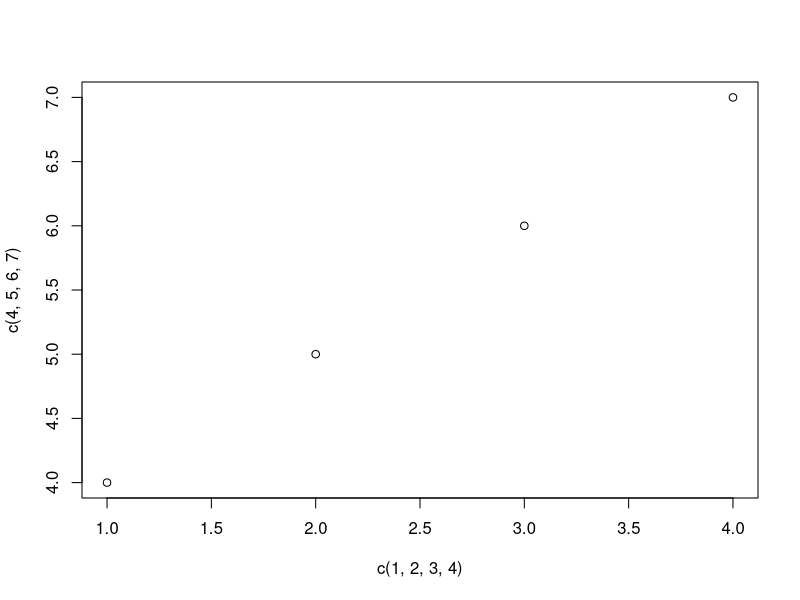
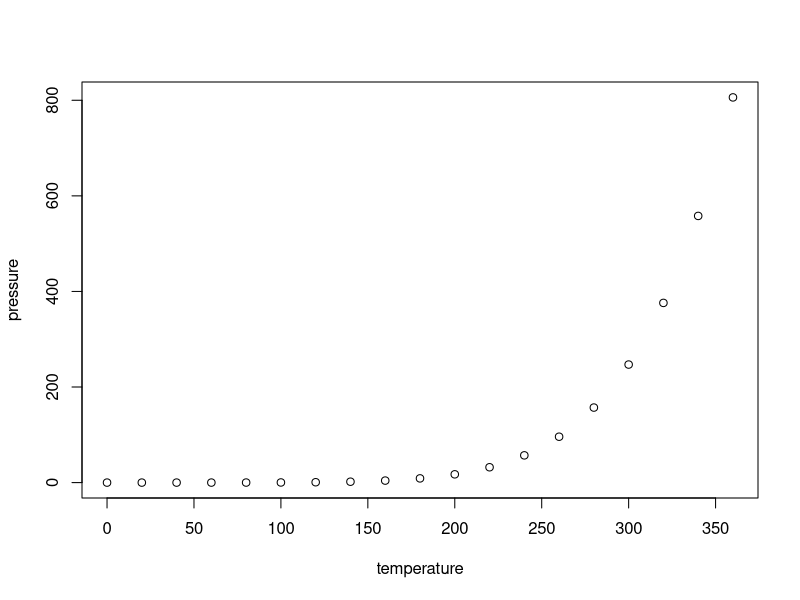
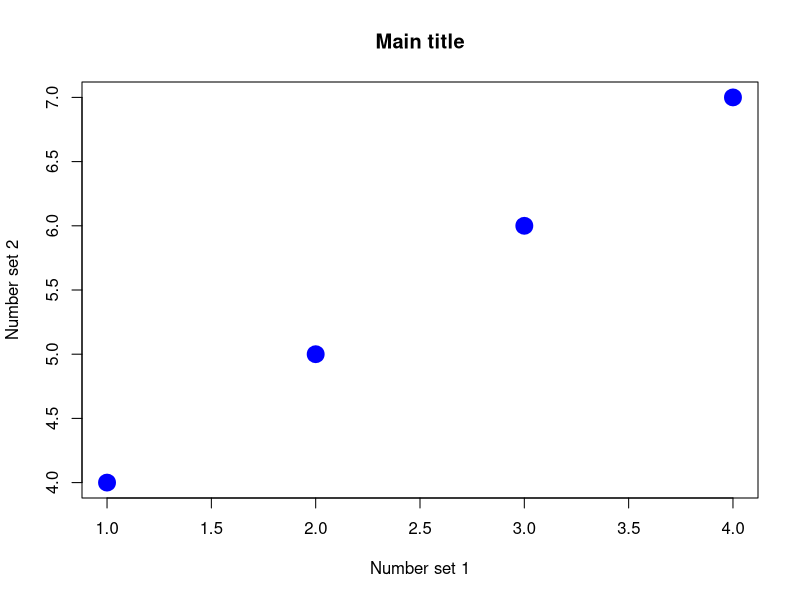
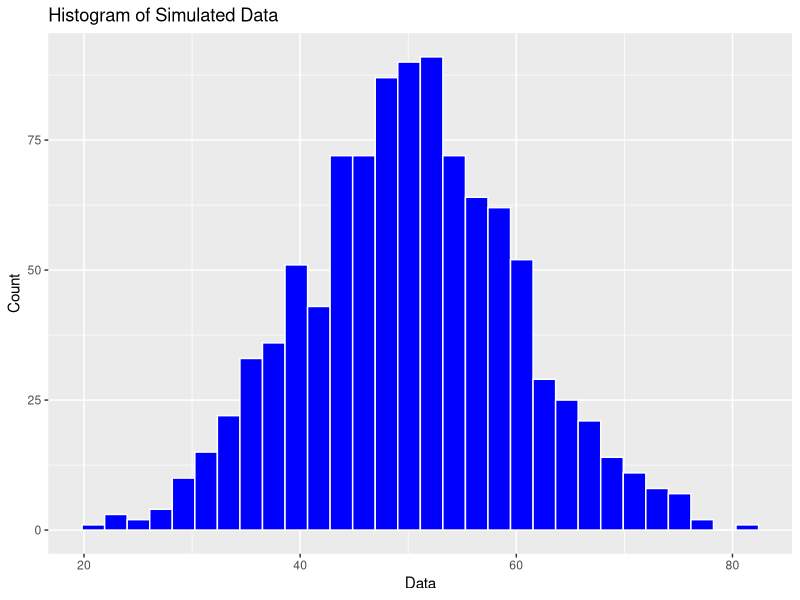
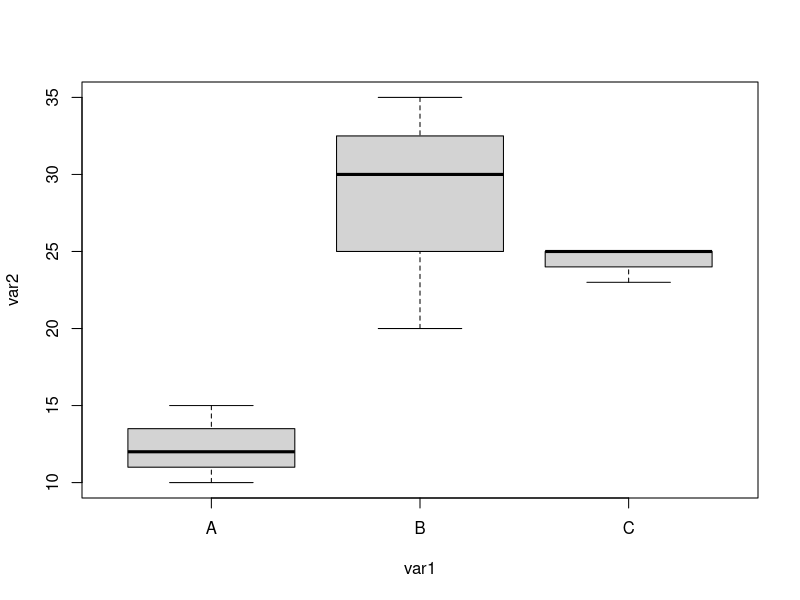
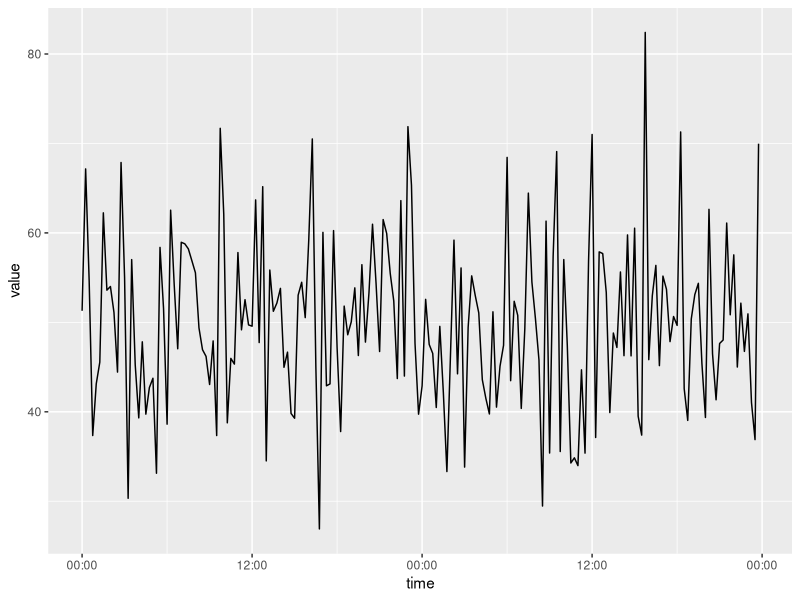
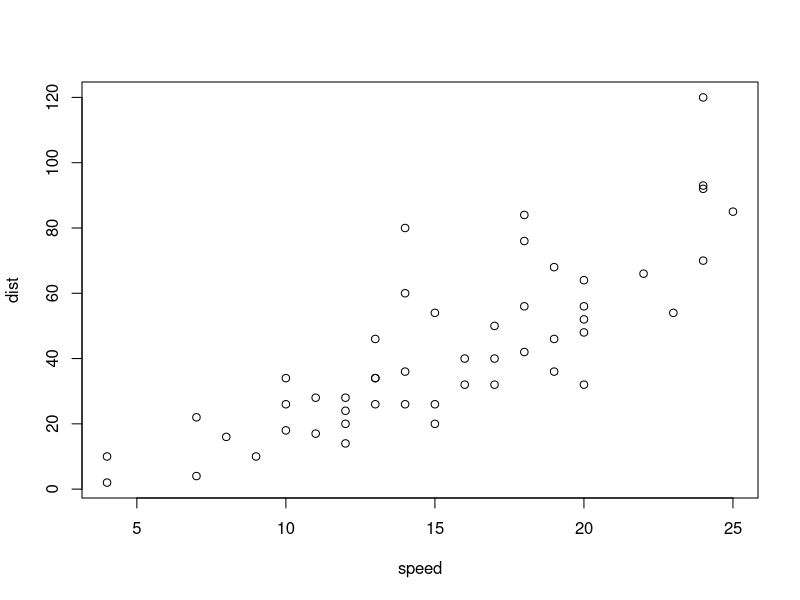

The R script that drew these images, in order:
## ---- chunk 1
knitr::opts_chunk$set(echo = TRUE)
## ---- chunk 2
print("Hello, world!") 
## ---- chunk 3
c(1, 2, 3)
## ---- chunk 4
length(c(1, 2, 3))
## ---- chunk 5
sum(c(1, 2, 3))
## ---- chunk 6
mean(c(1, 2, 3))
## ---- chunk 7
sd(c(1, 2, 3, 4))
## ---- chunk 8
var(c(1, 2, 3, 4))
## ---- chunk 9
seq(1, 5, by = 1)
## ---- chunk 10
rep(1, times = 3)
## ---- chunk 11
plot(c(1, 2, 3, 4), c(4, 5, 6, 7))
## ---- chunk 12
summary(cars)
## ---- chunk 13
plot(pressure)
## ---- chunk 14
plot(c(1, 2, 3, 4), c(4, 5, 6, 7), col = "blue", lwd = 10,
     main = "Main title", xlab = "Number set 1", ylab = "Number set 2")
## ---- chunk 15
# Simulate data
set.seed(123) # Set seed for reproducibility
data <- rnorm(1000, mean = 50, sd = 10)

# Plot histogram
library(ggplot2)
ggplot(data.frame(x = data), aes(x)) +
  geom_histogram(bins = 30, fill = "blue", color = "white") +
  labs(x = "Data", y = "Count", title = "Histogram of Simulated Data")
## ---- chunk 16
# help(lm)
## ---- chunk 17
#?lm
## ---- chunk 18
# Simulate data
set.seed(123) # Set seed for reproducibility
data <- rnorm(5, mean = 10, sd = 2)

# Print data
print(data)

## ---- chunk 19
# Simulate data
set.seed(123) # Set seed for reproducibility
data <- sample(1:10, 5, replace = TRUE)

# Print data
print(data)
## ---- chunk 20
# Simulate data
data <- c("red", "blue", "green", "yellow", "orange")

# Print data
data

## ---- chunk 21
# Define logical variables
var1 <- TRUE
var2 <- FALSE

# Define a logical vector
vector1 <- c(TRUE, FALSE, TRUE, FALSE, TRUE)

# Perform logical functions
result1 <- any(vector1) # returns TRUE if any element in vector1 is TRUE
result2 <- all(vector1) # returns TRUE if all elements in vector1 are TRUE
result3 <- xor(var1, var2) # returns TRUE if either var1 or var2 is TRUE, but not both

# Print results
print(result1)
print(result2)
print(result3)
## ---- chunk 22
# Define logical variables
var1 <- TRUE
var2 <- FALSE

# Print logical variables
print(var1)
print(var2)

# Create logical vector
vector1 <- c(TRUE, FALSE, TRUE, FALSE, TRUE)

# Print logical vector
print(vector1)

# Perform logical operations
result1 <- var1 & var2 # AND operator
result2 <- var1 | var2 # OR operator
result3 <- !var1 # NOT operator

# Print results
print(result1)
print(result2)
print(result3)

## ---- chunk 23
# Define variables
var1 <- 10
var2 <- 5

# Perform logical conditions
result1 <- var1 > var2 # asks if var1 is greater than var2
result2 <- var1 < var2
result3 <- var1 == var2
result4 <- var1 != var2

# Print results
print(result1)
print(result2)
print(result3)
print(result4)
## ---- chunk 24
class(var1)
class(var2)
## ---- chunk 25
# Define a factor variable
var1 <- factor(c("A", "B", "A", "C", "B", "B", "C", "C", "A"))

# Define a numeric variable
var2 <- c(10, 20, 15, 25, 30, 35, 23, 25, 12)

# Combine variables into a data frame
df <- data.frame(var1, var2)

# Print the data frame
print(df)
## ---- chunk 26
plot(df)
## ---- chunk 27
# Create a date sequence for the month of May 2023
dates <- seq(as.Date("2023-05-01"), as.Date("2023-05-31"), by = "day")

# Create a time sequence for the day, in 15-minute intervals
times <- seq(from = as.POSIXct("2023-05-01 00:00:00"), to = as.POSIXct("2023-05-01 23:45:00"), by = "45 min")

# Print the first 10 dates
print(head(dates, n = 10))
print(head(times, n = 10))

## ---- chunk 28
# Generate some time data
time <- seq(as.POSIXct("2022-01-01 00:00:00"), as.POSIXct("2022-01-02 23:59:59"), by = "15 min")
value <- rnorm(length(time), mean = 50, sd = 10)
data <- data.frame(time, value)

# Plot the data using ggplot2
library(ggplot2)
ggplot(data, aes(x = time, y = value)) +
  geom_line() +
  scale_x_datetime(date_labels = "%H:%M")
## ---- chunk 29
# Create a list
my_list <- list(
  name = "John Smith",
  age = 35,
  married = TRUE,
  hobbies = c("reading", "hiking", "cooking")
)

# Access elements of the list
my_list$name
my_list$age
my_list$married
my_list$hobbies

# Add an element to the list
my_list$new_element <- "This is a new element"

# Remove an element from the list
my_list$age <- NULL
## ---- chunk 30
# Create a matrix
my_matrix <- matrix(1:9, nrow = 3, ncol = 3)
print(my_matrix)

# Access elements of the matrix
my_matrix[1, 1]
my_matrix[2, 3]

# Create an array
my_array <- array(1:27, dim = c(3, 3, 3))
print(my_array)

# Access elements of the array
my_array[1, 2, 3]
my_array[3, 1, 2]

## ---- chunk 31
summary(cars)
head(cars)
dim(cars)
tail(cars)
plot(cars)
